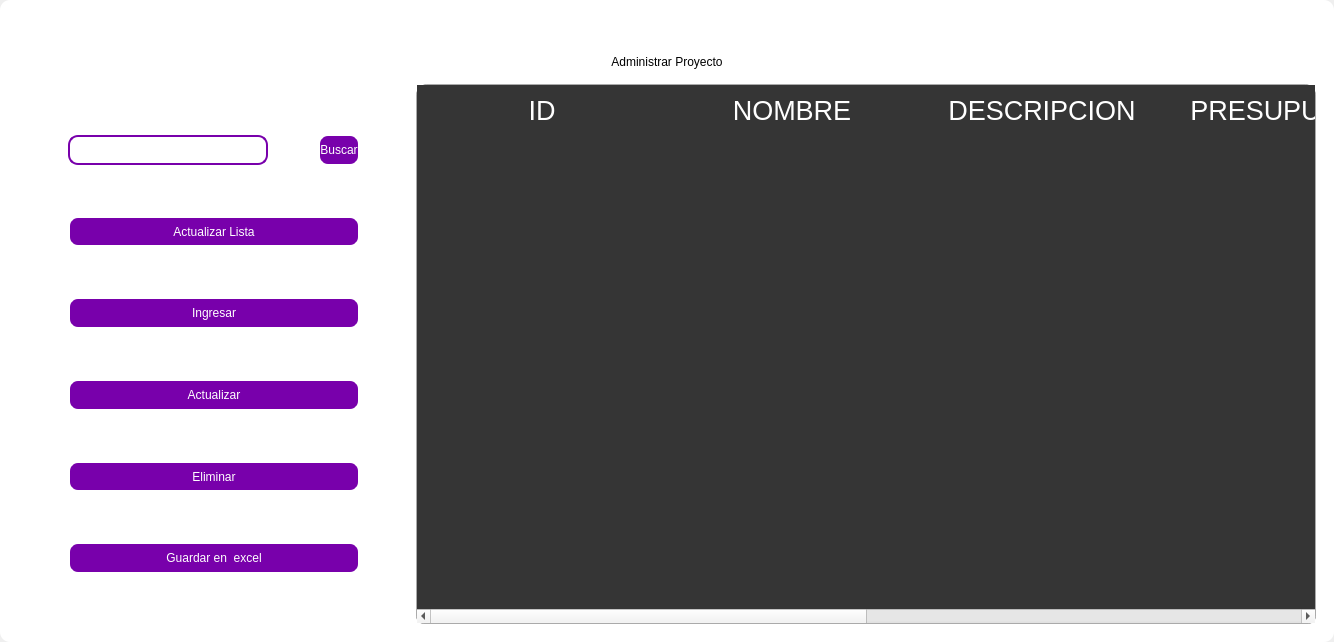
<?xml version="1.0" encoding="UTF-8"?>
<ui version="4.0">
 <class>MainWindow</class>
 <widget class="QMainWindow" name="MainWindow">
  <property name="geometry">
   <rect>
    <x>0</x>
    <y>0</y>
    <width>1303</width>
    <height>642</height>
   </rect>
  </property>
  <property name="windowTitle">
   <string>MainWindow</string>
  </property>
  <property name="styleSheet">
   <string notr="true"/>
  </property>
  <widget class="QWidget" name="centralwidget">
   <property name="styleSheet">
    <string notr="true"/>
   </property>
   <layout class="QVBoxLayout" name="verticalLayout">
    <property name="spacing">
     <number>0</number>
    </property>
    <property name="leftMargin">
     <number>0</number>
    </property>
    <property name="topMargin">
     <number>0</number>
    </property>
    <property name="rightMargin">
     <number>0</number>
    </property>
    <property name="bottomMargin">
     <number>0</number>
    </property>
    <item>
     <widget class="QFrame" name="frame">
      <property name="enabled">
       <bool>true</bool>
      </property>
      <property name="styleSheet">
       <string notr="true">
QFrame {
border-radius:10px;
	background-color: rgb(255, 255, 255);
 }
</string>
      </property>
      <property name="frameShape">
       <enum>QFrame::StyledPanel</enum>
      </property>
      <property name="frameShadow">
       <enum>QFrame::Raised</enum>
      </property>
      <layout class="QVBoxLayout" name="verticalLayout_2">
       <item>
        <widget class="QFrame" name="frame_superior">
         <property name="minimumSize">
          <size>
           <width>0</width>
           <height>40</height>
          </size>
         </property>
         <property name="maximumSize">
          <size>
           <width>16777215</width>
           <height>40</height>
          </size>
         </property>
         <property name="styleSheet">
          <string notr="true">QPushButton{
border-radius:18px;
}

QPushButton:hover{
	background-color: rgb(0, 0, 0);
}
</string>
         </property>
         <property name="frameShape">
          <enum>QFrame::StyledPanel</enum>
         </property>
         <property name="frameShadow">
          <enum>QFrame::Raised</enum>
         </property>
         <layout class="QHBoxLayout" name="horizontalLayout_3">
          <property name="spacing">
           <number>4</number>
          </property>
          <property name="leftMargin">
           <number>0</number>
          </property>
          <property name="topMargin">
           <number>0</number>
          </property>
          <property name="rightMargin">
           <number>0</number>
          </property>
          <property name="bottomMargin">
           <number>0</number>
          </property>
          <item>
           <widget class="QPushButton" name="btn_icon">
            <property name="text">
             <string/>
            </property>
            <property name="iconSize">
             <size>
              <width>40</width>
              <height>40</height>
             </size>
            </property>
           </widget>
          </item>
          <item>
           <spacer name="horizontalSpacer_2">
            <property name="orientation">
             <enum>Qt::Horizontal</enum>
            </property>
            <property name="sizeHint" stdset="0">
             <size>
              <width>443</width>
              <height>20</height>
             </size>
            </property>
           </spacer>
          </item>
          <item>
           <widget class="QPushButton" name="btn_exit">
            <property name="minimumSize">
             <size>
              <width>38</width>
              <height>38</height>
             </size>
            </property>
            <property name="maximumSize">
             <size>
              <width>38</width>
              <height>38</height>
             </size>
            </property>
            <property name="cursor">
             <cursorShape>PointingHandCursor</cursorShape>
            </property>
            <property name="text">
             <string/>
            </property>
            <property name="iconSize">
             <size>
              <width>35</width>
              <height>35</height>
             </size>
            </property>
           </widget>
          </item>
          <item>
           <widget class="QPushButton" name="bt_minimizar">
            <property name="minimumSize">
             <size>
              <width>38</width>
              <height>38</height>
             </size>
            </property>
            <property name="maximumSize">
             <size>
              <width>38</width>
              <height>38</height>
             </size>
            </property>
            <property name="cursor">
             <cursorShape>PointingHandCursor</cursorShape>
            </property>
            <property name="text">
             <string/>
            </property>
            <property name="icon">
             <iconset>
              <normaloff>image/minus.svg</normaloff>image/minus.svg</iconset>
            </property>
            <property name="iconSize">
             <size>
              <width>38</width>
              <height>38</height>
             </size>
            </property>
           </widget>
          </item>
          <item>
           <widget class="QPushButton" name="bt_maximizar">
            <property name="minimumSize">
             <size>
              <width>38</width>
              <height>38</height>
             </size>
            </property>
            <property name="maximumSize">
             <size>
              <width>38</width>
              <height>38</height>
             </size>
            </property>
            <property name="cursor">
             <cursorShape>PointingHandCursor</cursorShape>
            </property>
            <property name="text">
             <string/>
            </property>
            <property name="icon">
             <iconset>
              <normaloff>image/chevron-up.svg</normaloff>image/chevron-up.svg</iconset>
            </property>
            <property name="iconSize">
             <size>
              <width>38</width>
              <height>38</height>
             </size>
            </property>
           </widget>
          </item>
          <item>
           <widget class="QPushButton" name="bt_restaurar">
            <property name="minimumSize">
             <size>
              <width>38</width>
              <height>38</height>
             </size>
            </property>
            <property name="maximumSize">
             <size>
              <width>38</width>
              <height>38</height>
             </size>
            </property>
            <property name="cursor">
             <cursorShape>PointingHandCursor</cursorShape>
            </property>
            <property name="text">
             <string/>
            </property>
            <property name="icon">
             <iconset>
              <normaloff>image/chevron-down.svg</normaloff>image/chevron-down.svg</iconset>
            </property>
            <property name="iconSize">
             <size>
              <width>38</width>
              <height>38</height>
             </size>
            </property>
           </widget>
          </item>
          <item>
           <widget class="QPushButton" name="bt_cerrar">
            <property name="minimumSize">
             <size>
              <width>38</width>
              <height>38</height>
             </size>
            </property>
            <property name="maximumSize">
             <size>
              <width>38</width>
              <height>38</height>
             </size>
            </property>
            <property name="cursor">
             <cursorShape>PointingHandCursor</cursorShape>
            </property>
            <property name="text">
             <string/>
            </property>
            <property name="icon">
             <iconset>
              <normaloff>image/x.svg</normaloff>image/x.svg</iconset>
            </property>
            <property name="iconSize">
             <size>
              <width>38</width>
              <height>38</height>
             </size>
            </property>
           </widget>
          </item>
         </layout>
        </widget>
       </item>
       <item>
        <widget class="QLabel" name="label">
         <property name="styleSheet">
          <string notr="true">font: 30pt &quot;MS Shell Dlg 2&quot;;
color: rgb(0, 0, 0);</string>
         </property>
         <property name="text">
          <string>Administrar Proyecto</string>
         </property>
         <property name="alignment">
          <set>Qt::AlignCenter</set>
         </property>
        </widget>
       </item>
       <item>
        <widget class="QFrame" name="frame_3">
         <property name="frameShape">
          <enum>QFrame::StyledPanel</enum>
         </property>
         <property name="frameShadow">
          <enum>QFrame::Raised</enum>
         </property>
         <layout class="QHBoxLayout" name="horizontalLayout_4">
          <item>
           <layout class="QVBoxLayout" name="verticalLayout_4">
            <property name="spacing">
             <number>50</number>
            </property>
            <property name="leftMargin">
             <number>50</number>
            </property>
            <property name="topMargin">
             <number>50</number>
            </property>
            <property name="rightMargin">
             <number>50</number>
            </property>
            <property name="bottomMargin">
             <number>50</number>
            </property>
            <item>
             <layout class="QHBoxLayout" name="horizontalLayout">
              <item>
               <widget class="QLineEdit" name="searchtxt">
                <property name="minimumSize">
                 <size>
                  <width>200</width>
                  <height>30</height>
                 </size>
                </property>
                <property name="maximumSize">
                 <size>
                  <width>150</width>
                  <height>16777215</height>
                 </size>
                </property>
                <property name="styleSheet">
                 <string notr="true">QLabel {
	color: rgb(255, 255, 254);
	font: 12pt &quot;Arial&quot;;
	background-color: rgba(0, 0, 0,0);
}

QTextEdit{
background-color: rgba(0, 0, 0,0);
border-radius:10px; 
font: 12pt &quot;Arial&quot;;
color: rgb(255, 255, 254);
border: 2px solid  rgb(255, 255, 255);

}

QTextEdit:hover{
background-color: rgba(0, 0, 0,0);
border-radius:10px; 
font: 12pt &quot;Arial&quot;;
border: 2px solid  rgb(120, 0, 171);
}

QTextEdit:focus{
background-color: rgb(0, 0, 0);
border-radius:10px; 
font: 12pt &quot;Arial&quot;;
border: 2px solid rgb(120, 0, 171);
}

QLineEdit{
background-color: rgba(0, 0, 0,0);
border-radius:10px; 
font: 12pt &quot;Arial&quot;;
color: rgb(255, 255, 254);
border: 2px solid  rgb(120, 0, 171);
}

QLineEdit:hover{
background-color: rgba(0, 0, 0,0);
border-radius:10px; 
font: 12pt &quot;Arial&quot;;
border: 2px solid  rgb(120, 0, 171);
}

QLineEdit:focus{
background-color: rgb(0, 0, 0);
border-radius:10px; 
font: 12pt &quot;Arial&quot;;
border: 2px solid rgb(120, 0, 171);
}

QCheckBox{
	font: 12pt &quot;Arial&quot;;
	color: rgb(255, 255, 255);
}

QCheckBox::indicator {
    width: 18px;
    height:18px;
}

QCheckBox::indicator:unchecked {
   background-image: url(image/square.svg);
}

QCheckBox::indicator:checked {
   background-image: url(image/check-square.svg);
}

QPushButton{
border-radius:10px; 
font: 12pt &quot;Arial&quot;;
color: rgb(255, 255, 254);
border: 2px solid #ffffff;
}

QPushButton:hover{
border-radius:10px; 
font: 12pt &quot;Arial&quot;;
color: rgb(255, 255, 255);
border: 2px solid rgb(120, 0, 171);
	background-color: rgb(120, 0, 171);
}
</string>
                </property>
               </widget>
              </item>
              <item>
               <widget class="QPushButton" name="btn_search">
                <property name="minimumSize">
                 <size>
                  <width>0</width>
                  <height>15</height>
                 </size>
                </property>
                <property name="maximumSize">
                 <size>
                  <width>100</width>
                  <height>50</height>
                 </size>
                </property>
                <property name="cursor">
                 <cursorShape>PointingHandCursor</cursorShape>
                </property>
                <property name="styleSheet">
                 <string notr="true">QPushButton{
border-radius:10px; 
font: 12pt &quot;Arial&quot;;
color: rgb(255, 255, 254);
border: 2px solid #ffffff;
	background-color: rgb(120, 0, 171);
}

QPushButton:hover{
border-radius:10px; 
font: 12pt &quot;Arial&quot;;
color: rgb(255, 255, 255);
border: 2px solid rgb(120, 0, 171);
	background-color: rgb(120, 0, 171);
}</string>
                </property>
                <property name="text">
                 <string>Buscar</string>
                </property>
               </widget>
              </item>
             </layout>
            </item>
            <item>
             <widget class="QPushButton" name="btn_get">
              <property name="minimumSize">
               <size>
                <width>50</width>
                <height>0</height>
               </size>
              </property>
              <property name="maximumSize">
               <size>
                <width>300</width>
                <height>50</height>
               </size>
              </property>
              <property name="cursor">
               <cursorShape>PointingHandCursor</cursorShape>
              </property>
              <property name="styleSheet">
               <string notr="true">QPushButton{
border-radius:10px; 
font: 12pt &quot;Arial&quot;;
color: rgb(255, 255, 254);
border: 2px solid #ffffff;
	background-color: rgb(120, 0, 171);
}

QPushButton:hover{
border-radius:10px; 
font: 12pt &quot;Arial&quot;;
color: rgb(255, 255, 255);
border: 2px solid rgb(120, 0, 171);
	background-color: rgb(120, 0, 171);
}</string>
              </property>
              <property name="text">
               <string>Actualizar Lista</string>
              </property>
              <property name="iconSize">
               <size>
                <width>35</width>
                <height>35</height>
               </size>
              </property>
             </widget>
            </item>
            <item>
             <widget class="QPushButton" name="btn_add">
              <property name="maximumSize">
               <size>
                <width>300</width>
                <height>50</height>
               </size>
              </property>
              <property name="cursor">
               <cursorShape>PointingHandCursor</cursorShape>
              </property>
              <property name="styleSheet">
               <string notr="true">QPushButton{
border-radius:10px; 
font: 12pt &quot;Arial&quot;;
color: rgb(255, 255, 254);
border: 2px solid #ffffff;
	background-color: rgb(120, 0, 171);
}

QPushButton:hover{
border-radius:10px; 
font: 12pt &quot;Arial&quot;;
color: rgb(255, 255, 255);
border: 2px solid rgb(120, 0, 171);
	background-color: rgb(120, 0, 171);
}</string>
              </property>
              <property name="text">
               <string>Ingresar</string>
              </property>
              <property name="iconSize">
               <size>
                <width>35</width>
                <height>35</height>
               </size>
              </property>
             </widget>
            </item>
            <item>
             <widget class="QPushButton" name="btn_update">
              <property name="maximumSize">
               <size>
                <width>300</width>
                <height>50</height>
               </size>
              </property>
              <property name="cursor">
               <cursorShape>PointingHandCursor</cursorShape>
              </property>
              <property name="styleSheet">
               <string notr="true">QPushButton{
border-radius:10px; 
font: 12pt &quot;Arial&quot;;
color: rgb(255, 255, 254);
border: 2px solid #ffffff;
	background-color: rgb(120, 0, 171);
}

QPushButton:hover{
border-radius:10px; 
font: 12pt &quot;Arial&quot;;
color: rgb(255, 255, 255);
border: 2px solid rgb(120, 0, 171);
	background-color: rgb(120, 0, 171);
}</string>
              </property>
              <property name="text">
               <string>Actualizar</string>
              </property>
              <property name="iconSize">
               <size>
                <width>35</width>
                <height>35</height>
               </size>
              </property>
             </widget>
            </item>
            <item>
             <widget class="QPushButton" name="btn_delete">
              <property name="maximumSize">
               <size>
                <width>300</width>
                <height>50</height>
               </size>
              </property>
              <property name="cursor">
               <cursorShape>PointingHandCursor</cursorShape>
              </property>
              <property name="styleSheet">
               <string notr="true">QPushButton{
border-radius:10px; 
font: 12pt &quot;Arial&quot;;
color: rgb(255, 255, 254);
border: 2px solid #ffffff;
	background-color: rgb(120, 0, 171);
}

QPushButton:hover{
border-radius:10px; 
font: 12pt &quot;Arial&quot;;
color: rgb(255, 255, 255);
border: 2px solid rgb(120, 0, 171);
	background-color: rgb(120, 0, 171);
}</string>
              </property>
              <property name="text">
               <string>Eliminar</string>
              </property>
              <property name="iconSize">
               <size>
                <width>35</width>
                <height>35</height>
               </size>
              </property>
             </widget>
            </item>
            <item>
             <widget class="QPushButton" name="btn_excel">
              <property name="minimumSize">
               <size>
                <width>0</width>
                <height>0</height>
               </size>
              </property>
              <property name="maximumSize">
               <size>
                <width>300</width>
                <height>50</height>
               </size>
              </property>
              <property name="cursor">
               <cursorShape>PointingHandCursor</cursorShape>
              </property>
              <property name="styleSheet">
               <string notr="true">QPushButton{
border-radius:10px; 
font: 12pt &quot;Arial&quot;;
color: rgb(255, 255, 254);
border: 2px solid #ffffff;
	background-color: rgb(120, 0, 171);
}

QPushButton:hover{
border-radius:10px; 
font: 12pt &quot;Arial&quot;;
color: rgb(255, 255, 255);
border: 2px solid rgb(120, 0, 171);
	background-color: rgb(120, 0, 171);
}</string>
              </property>
              <property name="text">
               <string>Guardar en  excel</string>
              </property>
              <property name="iconSize">
               <size>
                <width>35</width>
                <height>35</height>
               </size>
              </property>
             </widget>
            </item>
           </layout>
          </item>
          <item>
           <widget class="QTableWidget" name="table_project">
            <property name="minimumSize">
             <size>
              <width>900</width>
              <height>0</height>
             </size>
            </property>
            <property name="maximumSize">
             <size>
              <width>700</width>
              <height>16777215</height>
             </size>
            </property>
            <property name="styleSheet">
             <string notr="true">QTableView {

	border: 1px solid rgba(255,255,255,40);
	border-bottom-right-radius: 7px; 
	border-bottom-left-radius: 7px; 
	color: white;
	font: 15pt &quot;MS Shell Dlg 2&quot;;
	background-color: rgb(53, 53, 53);
}

QHeaderView::section {
background-color: rgb(53, 53, 53);
color: white;
border: none;
height: 50px;
font-size: 20pt;
}

QTableView::item {
    border-style: none;
    border-bottom: 1px solid rgba(255,255,255,50);
    padding-left: auto;
    padding-right: auto;
}

QTableView::item:selected{
	border: none;
	color: rgb(255, 255, 255);
    background-color: rgba(255, 255, 255, 50);
}
</string>
            </property>
            <property name="editTriggers">
             <set>QAbstractItemView::NoEditTriggers</set>
            </property>
            <attribute name="horizontalHeaderDefaultSectionSize">
             <number>250</number>
            </attribute>
            <column>
             <property name="text">
              <string>ID</string>
             </property>
            </column>
            <column>
             <property name="text">
              <string>NOMBRE</string>
             </property>
            </column>
            <column>
             <property name="text">
              <string>DESCRIPCION</string>
             </property>
            </column>
            <column>
             <property name="text">
              <string>PRESUPUESTO</string>
             </property>
            </column>
            <column>
             <property name="text">
              <string>ESTADO</string>
             </property>
            </column>
            <column>
             <property name="text">
              <string>TIPO DE PROYECTO</string>
             </property>
            </column>
           </widget>
          </item>
         </layout>
        </widget>
       </item>
      </layout>
     </widget>
    </item>
   </layout>
  </widget>
 </widget>
 <resources/>
 <connections/>
</ui>
